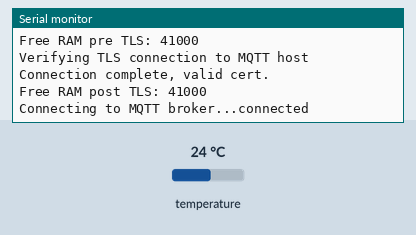
A program run on a simulated ESP8266 (NodeMCU). Parts: the last lines printed to the serial monitor. The inputs (shaded band) are chosen by the test bench; at power-on: temperature 24 °C. WiFi joins after 1.5 s; servers stay silent unless stated; the local clock reads 2024-03-15 10:24:30 at power-on unless the program sets it; no MQTT or app messages arrive unless stated.

Above: at 3.4 s.
3.5 s: temperature set to 12 °C
At 11.8 s:
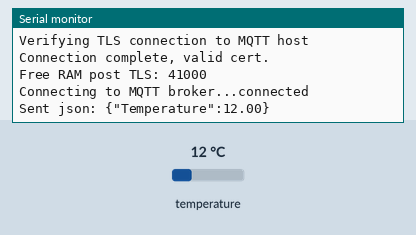
17.9 s: temperature set to 19 °C
At 22.9 s:
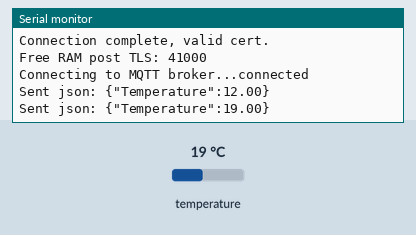

The program:

main.cpp
```cpp
#include "./main.h"

void setup() {

  // ---- Serial port --------------------------------- //
  // Serial.setDebugOutput(true);
  Serial.begin(2400, SERIAL_8E1);
  Serial.println("Serial starts...");


  // ---- Temperature sensor initialization ----------- //
  sensors.begin();

  // locate devices on the bus
  Serial.print("Found ");
  Serial.print(sensors.getDeviceCount(), DEC);
  Serial.println(" devices.");


  // ---- WiFi ---------------------------------------- //
  Serial.print("Wifi connecting...");
  WiFi.mode(WIFI_AP_STA);
  WiFi.begin(wifiSSID, wifiPassword);
  while (WiFi.status() != WL_CONNECTED) {
    delay(500);
    Serial.print(".");
  }
  Serial.println();
  Serial.print("Connected to WiFi, IP address: ");
  Serial.println(WiFi.localIP());

  #if useSSL
    // ---- Setting time from NTP
    setClock();

    // ---- Verifying MQTT Host Certificate
    Serial.print("Free RAM pre TLS: ");
    Serial.println(ESP.getFreeHeap());

    espClient.setTrustAnchors(&caCertX509);
    verifylts();

    Serial.print("Free RAM post TLS: ");
    Serial.println(ESP.getFreeHeap());
  #endif
  mqttClient.setServer(mqttHost, mqttPort);
}

void loop() {

  // ---- MQTT
  if (!mqttClient.connected()) {
    reconnectMqtt();
  }
  if (millis() - lastTransmission > 10000) {
    String json = "{\"Temperature\":";
    json += String(getTemperatures()) + "}";

    mqttClient.publish(mqttTopic,  json.c_str());
    lastTransmission = millis();

    Serial.print("Sent json: ");
    Serial.println(json);
  }
  mqttClient.loop();
}

// ------------- Helper Functions ------------------------------- //

void setClock() {
  configTime(2 * 3600, 0, "pool.ntp.org", "time.nist.gov");
  Serial.print("Waiting for NTP time sync: ");
  time_t now = time(nullptr);
  while (now < 8 * 3600 * 2) {
    delay(500);
    Serial.print(".");
    now = time(nullptr);
  }
  Serial.println("");
  struct tm timeinfo;
  localtime_r(&now, &timeinfo);
  Serial.print("Current time: ");
  Serial.print(asctime(&timeinfo));
}

#if useSSL
bool verifylts() {
  bool success = false;

  Serial.println("Verifying TLS connection to MQTT host");

  success = espClient.connect(mqttHost, mqttPort);

  if (success) {
    Serial.println("Connection complete, valid cert.");
  }
  else {
    Serial.println("Connection failed!");
    char buf[64];
    espClient.getLastSSLError(buf, 64);
    Serial.print(buf);
  }

  return (success);
}
#endif

void reconnectMqtt() {
  while (!mqttClient.connected()) {
    Serial.print("Connecting to MQTT broker...");
    #if useSSL
    if (mqttClient.connect(mqttClientId, mqttUser, mqttPass)) {
    #else
    if (mqttClient.connect(mqttClientId)) {
    #endif
      Serial.println("connected");
    } else {
      Serial.print("Failed, rc=");
      Serial.print(mqttClient.state());
      Serial.println(". Trying again in 5 seconds...");

      delay(5000);
    }
  }
}

float getTemperatures() {
  DeviceAddress addr;
  sensors.requestTemperatures();
  sensors.getAddress(addr, 0);
  return sensors.getTempC(addr);
}
```

main.h
```cpp
#include <Arduino.h>
#include <ESP8266WiFi.h>
#include <time.h>
#include <PubSubClient.h>

#include <DallasTemperature.h>
#include <OneWire.h>

// -------------  WiFi ------------------------------------------ //

const char wifiSSID[] = "";
const char wifiPassword[] = "";


// ------------- MQTT ------------------------------------------- //

const uint16_t  mqttPort        = 8883;
const char      mqttHost[]      = "{iot-hub}.azure-devices.net";

const char      mqttUser[]      = "{iot-hub}.azure-devices.net/{deviceId}/?api-version=2018-06-30";
const char      mqttPass[]      = "SharedAccessSignature sr={iot-hub}.azure-devices.net%2Fdevices%2F{deviceId}&sig=lz5uMJJOQU7JJdkPE...Neg%2BVOYffuI%3D&se=16200000000";

const char      mqttClientId[]  = "{deviceId}";
const char      mqttTopic[]     = "devices/{deviceId}/messages/events/";
#define useSSL true


// ------------- SSL/TLS ---------------------------------------- //

const char caCert[] PROGMEM = R"EOF(
-----BEGIN CERTIFICATE-----
MIIDdzCCAl+gAwIBAgIEAgAAuTANBgkqhkiG9w0BAQUFADBaMQswCQYDVQQGEwJJ
RTESMBAGA1UEChMJQmFsdGltb3JlMRMwEQYDVQQLEwpDeWJlclRydXN0MSIwIAYD
VQQDExlCYWx0aW1vcmUgQ3liZXJUcnVzdCBSb290MB4XDTAwMDUxMjE4NDYwMFoX
DTI1MDUxMjIzNTkwMFowWjELMAkGA1UEBhMCSUUxEjAQBgNVBAoTCUJhbHRpbW9y
ZTETMBEGA1UECxMKQ3liZXJUcnVzdDEiMCAGA1UEAxMZQmFsdGltb3JlIEN5YmVy
VHJ1c3QgUm9vdDCCASIwDQYJKoZIhvcNAQEBBQADggEPADCCAQoCggEBAKMEuyKr
mD1X6CZymrV51Cni4eiVgLGw41uOKymaZN+hXe2wCQVt2yguzmKiYv60iNoS6zjr
IZ3AQSsBUnuId9Mcj8e6uYi1agnnc+gRQKfRzMpijS3ljwumUNKoUMMo6vWrJYeK
mpYcqWe4PwzV9/lSEy/CG9VwcPCPwBLKBsua4dnKM3p31vjsufFoREJIE9LAwqSu
XmD+tqYF/LTdB1kC1FkYmGP1pWPgkAx9XbIGevOF6uvUA65ehD5f/xXtabz5OTZy
dc93Uk3zyZAsuT3lySNTPx8kmCFcB5kpvcY67Oduhjprl3RjM71oGDHweI12v/ye
jl0qhqdNkNwnGjkCAwEAAaNFMEMwHQYDVR0OBBYEFOWdWTCCR1jMrPoIVDaGezq1
BE3wMBIGA1UdEwEB/wQIMAYBAf8CAQMwDgYDVR0PAQH/BAQDAgEGMA0GCSqGSIb3
DQEBBQUAA4IBAQCFDF2O5G9RaEIFoN27TyclhAO992T9Ldcw46QQF+vaKSm2eT92
9hkTI7gQCvlYpNRhcL0EYWoSihfVCr3FvDB81ukMJY2GQE/szKN+OMY3EU/t3Wgx
jkzSswF07r51XgdIGn9w/xZchMB5hbgF/X++ZRGjD8ACtPhSNzkE1akxehi/oCr0
Epn3o0WC4zxe9Z2etciefC7IpJ5OCBRLbf1wbWsaY71k5h+3zvDyny67G7fyUIhz
ksLi4xaNmjICq44Y3ekQEe5+NauQrz4wlHrQMz2nZQ/1/I6eYs9HRCwBXbsdtTLS
R9I4LtD+gdwyah617jzV/OeBHRnDJELqYzmp
-----END CERTIFICATE-----
)EOF";

X509List caCertX509(caCert);


// ------------- Variables -------------------------------------- //

#if useSSL
WiFiClientSecure espClient;
#else
WiFiClient espClient;
#endif
PubSubClient mqttClient(espClient);

ulong lastTransmission = 0;
uint32_t transmissionCounter = 0;

#define ONE_WIRE_PIN 5
OneWire oneWire(ONE_WIRE_PIN);
DallasTemperature sensors(&oneWire);

// ------------- Function declarations -------------------------- //

void setClock();
bool verifylts();
void reconnectMqtt();
float getTemperatures();

// ------------- Structs ---------------------------------------- //
```

Measured:
- after the input at 3.5 s, the serial monitor: prints a new line after 7.3 s (image 1)
- after the input at 17.9 s, the serial monitor: prints a new line after 3.7 s (image 2)
